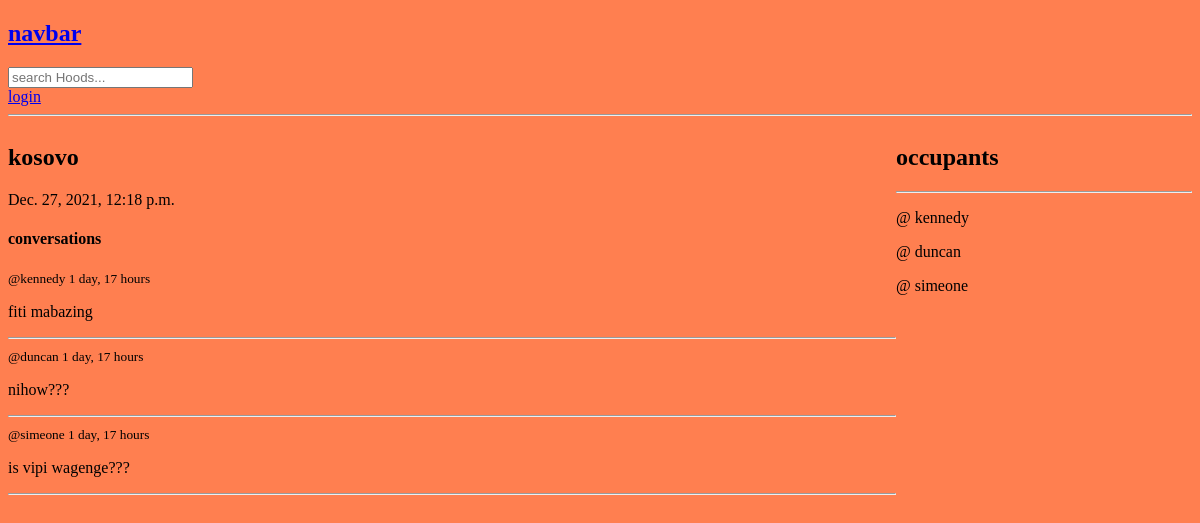
/hood/5/, run on an earlier commit of the app's database.
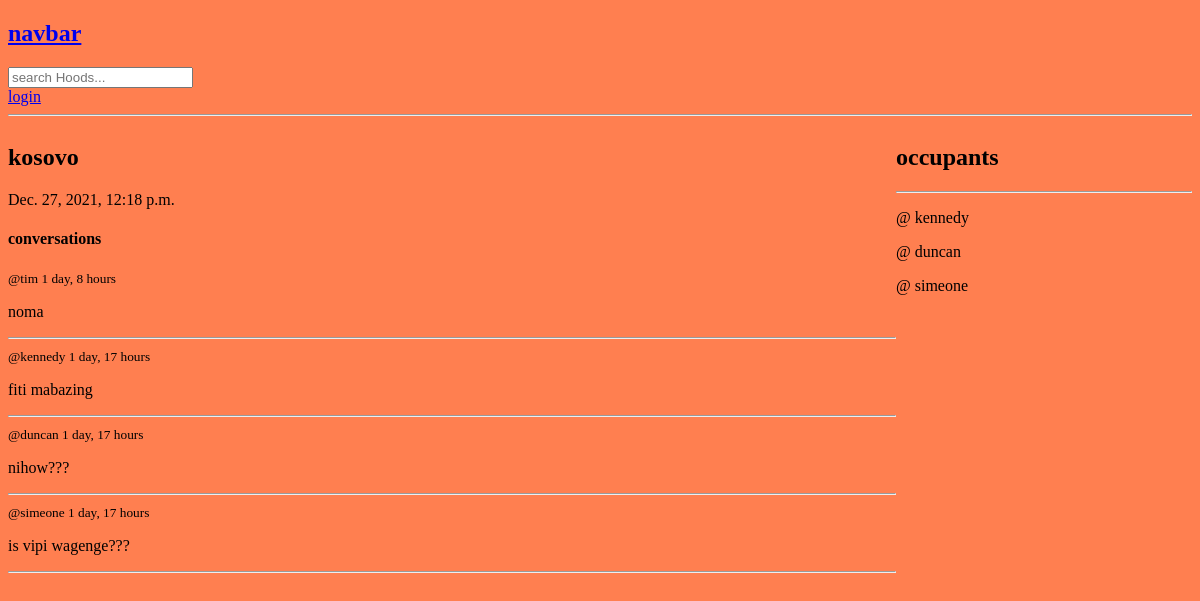
And on a later commit of the database.
### app/models.py (models this page shows, shortened)
class Post(models.Model):
    user = models.ForeignKey(User, on_delete=models.CASCADE)
    hood = models.ForeignKey(Hood, on_delete=models.CASCADE)
    body = models.TextField()
    updated = models.DateTimeField(auto_now=True)
    created = models.DateTimeField(auto_now_add=True)
    class Meta:
        ordering = ['-updated', '-created']

### app/views.py (the view, shortened to what this page needs)
# urls.py: path('hood/<int:pk>/', views.hood, name='hood'),
def hood(request, pk):
    hood = Hood.objects.get(id=pk)
    posts = hood.post_set.all().order_by('-created')
    occupants = hood.occupants.all()
    context = {
        'hood':hood,
        'posts':posts,
        'occupants':occupants
    }
    return render(request, 'app/hood.html', context)

### app/templates/app/hood.html (shortened to what this page needs)
{% extends 'base.html' %}
{% block content %}
<div class="hood-container">
    <div>
        <h2>{{ hood.name }}</h2>
        <p>{{ hood.created }}</p>
        <div class='comment-wrapper'>
            <h4>conversations</h4>
            {% for post in posts %}
                <div>
                    <small>@{{ post.user }} {{ post.created | timesince }}</small>
                    <p>{{ post.body }}</p>
                    <hr>
                </div>
            {% endfor %}
        </div>
    </div>
    <div>
        <h2>occupants</h2>
        <hr>
        {% for user in occupants %}
            <div>
                <p>@ {{ user.username }}</p>
            </div>
        {% endfor %}
    </div>
</div>
{% endblock %}

What changed in the data, as far as the page shows it:
added Post: user "tim", created "1 day, 8 hours", body "noma"
